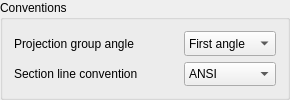
    <widget class="QGroupBox" name="groupBox_2">
     <property name="sizePolicy">
      <sizepolicy hsizetype="Preferred" vsizetype="Preferred">
       <horstretch>0</horstretch>
       <verstretch>0</verstretch>
      </sizepolicy>
     </property>
     <property name="baseSize">
      <size>
       <width>0</width>
       <height>500</height>
      </size>
     </property>
     <property name="title">
      <string>Conventions</string>
     </property>
     <layout class="QVBoxLayout" name="verticalLayout">
      <item>
       <layout class="QGridLayout" name="gridLayout_6" columnstretch="1,0,0">
        <item row="0" column="1">
         <spacer name="horizontalSpacer_3">
          <property name="orientation">
           <enum>Qt::Orientation::Horizontal</enum>
          </property>
          <property name="sizeHint" stdset="0">
           <size>
            <width>40</width>
            <height>20</height>
           </size>
          </property>
         </spacer>
        </item>
        <item row="0" column="0">
         <widget class="QLabel" name="label_7">
          <property name="text">
           <string>Projection group angle</string>
          </property>
         </widget>
        </item>
        <item row="0" column="2">
         <widget class="Gui::PrefComboBox" name="cbProjAngle">
          <property name="sizePolicy">
           <sizepolicy hsizetype="Preferred" vsizetype="Preferred">
            <horstretch>0</horstretch>
            <verstretch>0</verstretch>
           </sizepolicy>
          </property>
          <property name="toolTip">
           <string>Use first or third-angle multiview projection convention</string>
          </property>
          <property name="sizeAdjustPolicy">
           <enum>QComboBox::SizeAdjustPolicy::AdjustToContents</enum>
          </property>
          <property name="prefEntry" stdset="0">
           <cstring>ProjectionAngle</cstring>
          </property>
          <property name="prefPath" stdset="0">
           <cstring>Mod/TechDraw/General</cstring>
          </property>
          <item>
           <property name="text">
            <string>First angle</string>
           </property>
          </item>
          <item>
           <property name="text">
            <string>Third angle</string>
           </property>
          </item>
          <item>
           <property name="text">
            <string>Page</string>
           </property>
          </item>
         </widget>
        </item>
        <item row="1" column="2">
         <widget class="Gui::PrefComboBox" name="cbSectionLineStd">
          <property name="sizePolicy">
           <sizepolicy hsizetype="Preferred" vsizetype="Preferred">
            <horstretch>0</horstretch>
            <verstretch>0</verstretch>
           </sizepolicy>
          </property>
          <property name="toolTip">
           <string>Standard to be used to draw section lines. This affects the position of arrows and symbol.</string>
          </property>
          <property name="currentIndex">
           <number>0</number>
          </property>
          <property name="prefEntry" stdset="0">
           <cstring>SectionLineStandard</cstring>
          </property>
          <property name="prefPath" stdset="0">
           <cstring>Mod/TechDraw/Standards</cstring>
          </property>
          <item>
           <property name="text">
            <string notr="true">ANSI</string>
           </property>
          </item>
          <item>
           <property name="text">
            <string notr="true">ISO</string>
           </property>
          </item>
         </widget>
        </item>
        <item row="1" column="0">
         <widget class="QLabel" name="label_13">
          <property name="font">
           <font>
            <italic>false</italic>
           </font>
          </property>
          <property name="text">
           <string>Section line convention</string>
          </property>
         </widget>
        </item>
       </layout>
      </item>
     </layout>
    </widget>
